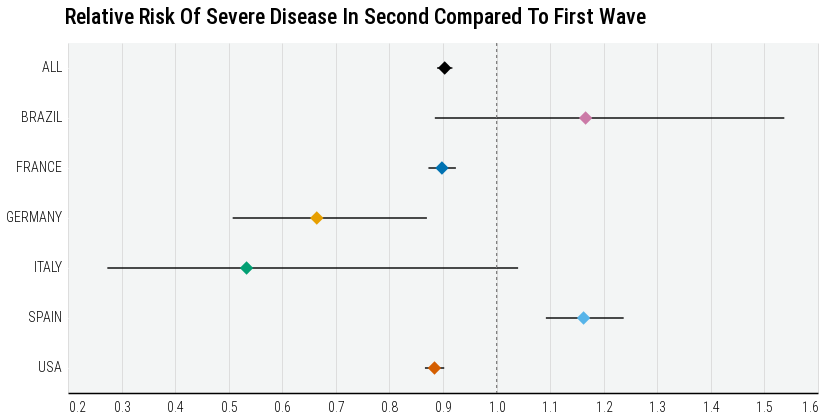

Notebook code cell kept with this figure:
### Code cell
d = df.copy()

d = d[d.day == 0]

plot = alt.Chart(
    d
).mark_point(
    size=180,
    filled=True,
    shape='diamond',
#     point=alt.OverlayMarkDef(filled=True, strokeWidth=4, opacity=0.7),
    opacity=1
).encode(
    y=alt.Y("country:O", title=None, axis=alt.Axis(labelAngle=0, tickCount=20, labels=True)),
    x=alt.X("pp:Q", title=None, scale=alt.Scale(zero=False, clamp=True), axis=alt.Axis(labelAngle=0, tickCount=10)),
    color=alt.Color("country:N", scale=alt.Scale(domain=COUNTRY, range=COUNTRY_COLOR), legend=None, title='Country'),
#     stroke=alt.Stroke("sig", scale=alt.Scale(domain=['p<0.05'], range=['black']), title='Significance')
).properties(
    width=750,
    height=350
)

guide = alt.Chart(
    pd.DataFrame({'baseline': [1, 1, 1, 1, 1, 1, 1], 'country': COUNTRY})
).mark_rule(color='gray', strokeDash=[3,3], opacity=0.5).encode(
    x=alt.X('baseline:Q')
)
    
tick = plot.mark_errorbar(
    opacity=0.7, color='black'
).encode(
    y=alt.Y("country:O", title='Days Since Admission'),
    x=alt.X("ci_l:Q"),
    x2=alt.X2("ci_u:Q"),
    stroke=alt.value('black'),
    strokeWidth=alt.value(2)
)

plot = (tick + plot + guide)
# .facet(
#     row=alt.Row("country:N", header=alt.Header(title=None, labelAngle=0, labelAnchor='start', labelPadding=30), sort=COUNTRY)
# ).resolve_scale(color='shared')

plot = plot.properties(
    title={
        "text": [
            f"Relative Risk Of Severe Disease In Second Compared To First Wave",
#             f"Early To Late Relative Risk Of Severe COVID-19"
        ],
        "dx": 60,
#         "subtitle": [
#             get_visualization_subtitle(data_release=data_release, with_num_sites=False)
#         ],
        "subtitleColor": "gray",
    }
)

plot = apply_theme(
    plot,
    axis_y_title_font_size=16,
    title_anchor='start',
    legend_orient='right',
    legend_title_orient='top',
    axis_label_font_size=14,
    header_label_font_size=16
)

plot

### Figure 1 — Vega-Lite specification as saved in the notebook (floating-point values rounded to 4 significant figures)
{"config": {"view": {"continuousWidth": 400, "continuousHeight": 300, "fill": "#F3F5F5", "strokeWidth": 0}, "axis": {"domainColor": "black", "domainWidth": 1.5, "labelFontSize": 14, "labelFontWeight": 300, "labelLimit": 1000, "tickColor": "white", "titleFontSize": 16, "titleFontWeight": 400, "titlePadding": 10}, "axisX": {"labelAngle": 0}, "axisY": {"domain": false, "titleFontSize": 16}, "concat": {"spacing": 0}, "font": "Roboto Condensed", "header": {"labelFontSize": 16, "labelOrient": "bottom", "titleFontSize": 16, "titleFontWeight": "bold"}, "legend": {"cornerRadius": 0, "fillColor": "white", "gradientLength": 50, "labelFontSize": 14, "labelFontWeight": 300, "orient": "right", "padding": 10, "strokeColor": "lightgray", "symbolStrokeWidth": 2, "symbolType": "circle", "titleFontSize": 16, "titleFontWeight": 400, "titleOrient": "top"}, "point": {"size": 70}, "title": {"align": "left", "anchor": "start", "dy": -10, "fontSize": 22, "fontWeight": 500, "subtitleFontSize": 16, "subtitlePadding": 5}}, "layer": [{"mark": {"type": "errorbar", "color": "black", "opacity": 0.7}, "encoding": {"color": {"type": "nominal", "field": "country", "legend": null, "scale": {"domain": ["ALL", "BRAZIL", "FRANCE", "GERMANY", "ITALY", "SPAIN", "USA"], "range": ["black", "#CB7AA7", "#0072B2", "#E79F00", "#029F73", "#57B4E9", "#D45E00"]}, "title": "Country"}, "stroke": {"value": "black"}, "strokeWidth": {"value": 2}, "x": {"type": "quantitative", "field": "ci_l"}, "x2": {"field": "ci_u"}, "y": {"type": "ordinal", "field": "country", "title": "Days Since Admission"}}, "height": 350, "width": 750}, {"mark": {"type": "point", "filled": true, "opacity": 1, "shape": "diamond", "size": 180}, "encoding": {"color": {"type": "nominal", "field": "country", "legend": null, "scale": {"domain": ["ALL", "BRAZIL", "FRANCE", "GERMANY", "ITALY", "SPAIN", "USA"], "range": ["black", "#CB7AA7", "#0072B2", "#E79F00", "#029F73", "#57B4E9", "#D45E00"]}, "title": "Country"}, "x": {"type": "quantitative", "axis": {"labelAngle": 0, "tickCount": 10}, "field": "pp", "scale": {"clamp": true, "zero": false}, "title": null}, "y": {"type": "ordinal", "axis": {"labelAngle": 0, "labels": true, "tickCount": 20}, "field": "country", "title": null}}, "height": 350, "width": 750}, {"data": {"name": "data-0d4e26f5955099d12c7bac2a39e1d0d0"}, "mark": {"type": "rule", "color": "gray", "opacity": 0.5, "strokeDash": [3, 3]}, "encoding": {"x": {"type": "quantitative", "field": "baseline"}}}], "data": {"name": "data-65bd81c51a83d7d82bd05a55f7188b17"}, "title": {"text": ["Relative Risk Of Severe Disease In Second Compared To First Wave"], "dx": 60, "subtitleColor": "gray"}, "$schema": "https://vega.github.io/schema/vega-lite/v4.8.1.json", "datasets": {"data-65bd81c51a83d7d82bd05a55f7188b17": [{"country": "ALL", "day": 0, "wave": "early_to_late", "cohort": "dayX", "effect_size": "risk_ratio", "pp": 0.9031, "se": 0.008102, "ci_l": 0.8889, "ci_u": 0.9176, "x": null, "n": null, "sig": "p<0.05", "e_l": 0.895, "e_u": 0.9112}, {"country": "FRANCE", "day": 0, "wave": "early_to_late", "cohort": "dayX", "effect_size": "risk_ratio", "pp": 0.8981, "se": 0.01456, "ci_l": 0.8728, "ci_u": 0.9241, "x": null, "n": null, "sig": "p<0.05", "e_l": 0.8835, "e_u": 0.9126}, {"country": "GERMANY", "day": 0, "wave": "early_to_late", "cohort": "dayX", "effect_size": "risk_ratio", "pp": 0.6644, "se": 0.1375, "ci_l": 0.5074, "ci_u": 0.87, "x": null, "n": null, "sig": "p<0.05", "e_l": 0.5268, "e_u": 0.8019}, {"country": "ITALY", "day": 0, "wave": "early_to_late", "cohort": "dayX", "effect_size": "risk_ratio", "pp": 0.5333, "se": 0.3409, "ci_l": 0.2734, "ci_u": 1.04, "x": null, "n": null, "sig": "False", "e_l": 0.1924, "e_u": 0.8742}, {"country": "SPAIN", "day": 0, "wave": "early_to_late", "cohort": "dayX", "effect_size": "risk_ratio", "pp": 1.162, "se": 0.03185, "ci_l": 1.092, "ci_u": 1.237, "x": null, "n": null, "sig": "p<0.05", "e_l": 1.131, "e_u": 1.194}, {"country": "USA", "day": 0, "wave": "early_to_late", "cohort": "dayX", "effect_size": "risk_ratio", "pp": 0.8841, "se": 0.01039, "ci_l": 0.8663, "ci_u": 0.9023, "x": null, "n": null, "sig": "p<0.05", "e_l": 0.8737, "e_u": 0.8945}, {"country": "BRAZIL", "day": 0, "wave": "early_to_late", "cohort": "dayX", "effect_size": "risk_ratio", "pp": 1.166, "se": 0.1409, "ci_l": 0.8848, "ci_u": 1.537, "x": null, "n": null, "sig": "False", "e_l": 1.025, "e_u": 1.307}], "data-0d4e26f5955099d12c7bac2a39e1d0d0": [{"baseline": 1, "country": "ALL"}, {"baseline": 1, "country": "BRAZIL"}, {"baseline": 1, "country": "FRANCE"}, {"baseline": 1, "country": "GERMANY"}, {"baseline": 1, "country": "ITALY"}, {"baseline": 1, "country": "SPAIN"}, {"baseline": 1, "country": "USA"}]}}
